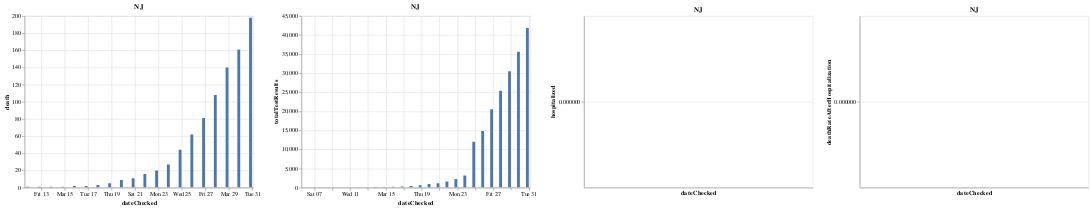

Write notebook code for a chart like this one.
### Code cell
statesStatus('NJ')

### Figure 1 — Vega-Lite specification as saved in the notebook (floating-point values rounded to 4 significant figures)
{"config": {"view": {"continuousWidth": 400, "continuousHeight": 300}}, "hconcat": [{"mark": "bar", "encoding": {"tooltip": [{"type": "quantitative", "field": "date"}, {"type": "nominal", "field": "state"}, {"type": "quantitative", "field": "positive"}, {"type": "quantitative", "field": "negative"}, {"type": "quantitative", "field": "pending"}, {"type": "quantitative", "field": "hospitalized"}, {"type": "quantitative", "field": "death"}, {"type": "quantitative", "field": "total"}, {"type": "nominal", "field": "hash"}, {"type": "nominal", "field": "dateChecked"}, {"type": "quantitative", "field": "totalTestResults"}, {"type": "nominal", "field": "fips"}, {"type": "quantitative", "field": "deathIncrease"}, {"type": "quantitative", "field": "hospitalizedIncrease"}, {"type": "quantitative", "field": "negativeIncrease"}, {"type": "quantitative", "field": "positiveIncrease"}, {"type": "quantitative", "field": "totalTestResultsIncrease"}, {"type": "quantitative", "field": "deathRateAfterHospitalization"}], "x": {"type": "temporal", "field": "dateChecked"}, "y": {"type": "quantitative", "field": "death"}}, "selection": {"selector005": {"type": "interval", "bind": "scales", "encodings": ["x", "y"]}}, "title": "NJ"}, {"mark": "bar", "encoding": {"tooltip": [{"type": "quantitative", "field": "date"}, {"type": "nominal", "field": "state"}, {"type": "quantitative", "field": "positive"}, {"type": "quantitative", "field": "negative"}, {"type": "quantitative", "field": "pending"}, {"type": "quantitative", "field": "hospitalized"}, {"type": "quantitative", "field": "death"}, {"type": "quantitative", "field": "total"}, {"type": "nominal", "field": "hash"}, {"type": "nominal", "field": "dateChecked"}, {"type": "quantitative", "field": "totalTestResults"}, {"type": "nominal", "field": "fips"}, {"type": "quantitative", "field": "deathIncrease"}, {"type": "quantitative", "field": "hospitalizedIncrease"}, {"type": "quantitative", "field": "negativeIncrease"}, {"type": "quantitative", "field": "positiveIncrease"}, {"type": "quantitative", "field": "totalTestResultsIncrease"}, {"type": "quantitative", "field": "deathRateAfterHospitalization"}], "x": {"type": "temporal", "field": "dateChecked"}, "y": {"type": "quantitative", "field": "totalTestResults"}}, "selection": {"selector006": {"type": "interval", "bind": "scales", "encodings": ["x", "y"]}}, "title": "NJ"}, {"mark": "bar", "encoding": {"tooltip": [{"type": "quantitative", "field": "date"}, {"type": "nominal", "field": "state"}, {"type": "quantitative", "field": "positive"}, {"type": "quantitative", "field": "negative"}, {"type": "quantitative", "field": "pending"}, {"type": "quantitative", "field": "hospitalized"}, {"type": "quantitative", "field": "death"}, {"type": "quantitative", "field": "total"}, {"type": "nominal", "field": "hash"}, {"type": "nominal", "field": "dateChecked"}, {"type": "quantitative", "field": "totalTestResults"}, {"type": "nominal", "field": "fips"}, {"type": "quantitative", "field": "deathIncrease"}, {"type": "quantitative", "field": "hospitalizedIncrease"}, {"type": "quantitative", "field": "negativeIncrease"}, {"type": "quantitative", "field": "positiveIncrease"}, {"type": "quantitative", "field": "totalTestResultsIncrease"}, {"type": "quantitative", "field": "deathRateAfterHospitalization"}], "x": {"type": "temporal", "field": "dateChecked"}, "y": {"type": "quantitative", "field": "hospitalized"}}, "selection": {"selector007": {"type": "interval", "bind": "scales", "encodings": ["x", "y"]}}, "title": "NJ"}, {"mark": "bar", "encoding": {"tooltip": [{"type": "quantitative", "field": "date"}, {"type": "nominal", "field": "state"}, {"type": "quantitative", "field": "positive"}, {"type": "quantitative", "field": "negative"}, {"type": "quantitative", "field": "pending"}, {"type": "quantitative", "field": "hospitalized"}, {"type": "quantitative", "field": "death"}, {"type": "quantitative", "field": "total"}, {"type": "nominal", "field": "hash"}, {"type": "nominal", "field": "dateChecked"}, {"type": "quantitative", "field": "totalTestResults"}, {"type": "nominal", "field": "fips"}, {"type": "quantitative", "field": "deathIncrease"}, {"type": "quantitative", "field": "hospitalizedIncrease"}, {"type": "quantitative", "field": "negativeIncrease"}, {"type": "quantitative", "field": "positiveIncrease"}, {"type": "quantitative", "field": "totalTestResultsIncrease"}, {"type": "quantitative", "field": "deathRateAfterHospitalization"}], "x": {"type": "temporal", "field": "dateChecked"}, "y": {"type": "quantitative", "field": "deathRateAfterHospitalization"}}, "selection": {"selector008": {"type": "interval", "bind": "scales", "encodings": ["x", "y"]}}, "title": "NJ"}], "data": {"name": "data-0a21d86340dc8ac03664737a1f135fc6"}, "$schema": "https://vega.github.io/schema/vega-lite/v4.0.2.json", "datasets": {"data-0a21d86340dc8ac03664737a1f135fc6": [{"date": 20200330, "state": "NJ", "positive": 16640.0, "negative": 25220.0, "pending": null, "hospitalized": null, "death": 198.0, "total": 41860, "hash": "b608150f7f58bad4c4e94e88e9335f9388d47bea", "dateChecked": "2020-03-30T20:00:00Z", "totalTestResults": 41860, "fips": "34", "deathIncrease": 37.0, "hospitalizedIncrease": 0.0, "negativeIncrease": 3008.0, "positiveIncrease": 3250.0, "totalTestResultsIncrease": 6258.0, "deathRateAfterHospitalization": null}, {"date": 20200329, "state": "NJ", "positive": 13390.0, "negative": 22220.0, "pending": null, "hospitalized": null, "death": 161.0, "total": 35602, "hash": "5e0cce3ce15a05bc385736f7f690e041feb4f2d9", "dateChecked": "2020-03-29T20:00:00Z", "totalTestResults": 35602, "fips": "34", "deathIncrease": 21.0, "hospitalizedIncrease": 0.0, "negativeIncrease": 2830.0, "positiveIncrease": 2262.0, "totalTestResultsIncrease": 5092.0, "deathRateAfterHospitalization": null}, {"date": 20200328, "state": "NJ", "positive": 11120.0, "negative": 19390.0, "pending": null, "hospitalized": null, "death": 140.0, "total": 30510, "hash": "6b1bd2572fa2c62e810ae1c4e98532c704f1e400", "dateChecked": "2020-03-28T20:00:00Z", "totalTestResults": 30510, "fips": "34", "deathIncrease": 32.0, "hospitalizedIncrease": 0.0, "negativeIncrease": 2839.0, "positiveIncrease": 2299.0, "totalTestResultsIncrease": 5138.0, "deathRateAfterHospitalization": null}, {"date": 20200327, "state": "NJ", "positive": 8825.0, "negative": 16550.0, "pending": null, "hospitalized": null, "death": 108.0, "total": 25372, "hash": "0d39578151f81e5673a2dcc01976b9571e5aa75d", "dateChecked": "2020-03-27T20:00:00Z", "totalTestResults": 25372, "fips": "34", "deathIncrease": 27.0, "hospitalizedIncrease": 0.0, "negativeIncrease": 2886.0, "positiveIncrease": 1949.0, "totalTestResultsIncrease": 4835.0, "deathRateAfterHospitalization": null}, {"date": 20200326, "state": "NJ", "positive": 6876.0, "negative": 13660.0, "pending": null, "hospitalized": null, "death": 81.0, "total": 20537, "hash": "34f7a9a850720f81a711f094945383400616d38d", "dateChecked": "2020-03-26T20:00:00Z", "totalTestResults": 20537, "fips": "34", "deathIncrease": 19.0, "hospitalizedIncrease": 0.0, "negativeIncrease": 3209.0, "positiveIncrease": 2474.0, "totalTestResultsIncrease": 5683.0, "deathRateAfterHospitalization": null}, {"date": 20200325, "state": "NJ", "positive": 4402.0, "negative": 10450.0, "pending": null, "hospitalized": null, "death": 62.0, "total": 14854, "hash": "d30471a7dce5d19a5dfae58a586231e98ec5cd93", "dateChecked": "2020-03-25T20:00:00Z", "totalTestResults": 14854, "fips": "34", "deathIncrease": 18.0, "hospitalizedIncrease": 0.0, "negativeIncrease": 2127.0, "positiveIncrease": 727.0, "totalTestResultsIncrease": 2854.0, "deathRateAfterHospitalization": null}, {"date": 20200324, "state": "NJ", "positive": 3675.0, "negative": 8325.0, "pending": 45.0, "hospitalized": null, "death": 44.0, "total": 12045, "hash": "c6c52e836d2fee611e885afb7e2a185ba929022a", "dateChecked": "2020-03-24T20:00:00Z", "totalTestResults": 12000, "fips": "34", "deathIncrease": 17.0, "hospitalizedIncrease": 0.0, "negativeIncrease": 7966.0, "positiveIncrease": 831.0, "totalTestResultsIncrease": 8797.0, "deathRateAfterHospitalization": null}, {"date": 20200323, "state": "NJ", "positive": 2844.0, "negative": 359.0, "pending": 94.0, "hospitalized": null, "death": 27.0, "total": 3297, "hash": "a87ced5d4bde5f3a8703745bbc9f2c22af017cea", "dateChecked": "2020-03-23T20:00:00Z", "totalTestResults": 3203, "fips": "34", "deathIncrease": 7.0, "hospitalizedIncrease": 0.0, "negativeIncrease": 32.0, "positiveIncrease": 930.0, "totalTestResultsIncrease": 962.0, "deathRateAfterHospitalization": null}, {"date": 20200322, "state": "NJ", "positive": 1914.0, "negative": 327.0, "pending": 49.0, "hospitalized": null, "death": 20.0, "total": 2290, "hash": "0a48105abe9f1a446436c35bebb0773310fcb30f", "dateChecked": "2020-03-22T20:00:00Z", "totalTestResults": 2241, "fips": "34", "deathIncrease": 4.0, "hospitalizedIncrease": 0.0, "negativeIncrease": 33.0, "positiveIncrease": 587.0, "totalTestResultsIncrease": 620.0, "deathRateAfterHospitalization": null}, {"date": 20200321, "state": "NJ", "positive": 1327.0, "negative": 294.0, "pending": 40.0, "hospitalized": null, "death": 16.0, "total": 1661, "hash": "a1e24bdfbb42987e818ae4a8ee876aaf0d545567", "dateChecked": "2020-03-21T20:00:00Z", "totalTestResults": 1621, "fips": "34", "deathIncrease": 5.0, "hospitalizedIncrease": 0.0, "negativeIncrease": 30.0, "positiveIncrease": 437.0, "totalTestResultsIncrease": 467.0, "deathRateAfterHospitalization": null}, {"date": 20200320, "state": "NJ", "positive": 890.0, "negative": 264.0, "pending": 86.0, "hospitalized": null, "death": 11.0, "total": 1240, "hash": "9eaacfa20d2b718bcfd23ad14ec25598cc75dfb7", "dateChecked": "2020-03-20T20:00:00Z", "totalTestResults": 1154, "fips": "34", "deathIncrease": 2.0, "hospitalizedIncrease": 0.0, "negativeIncrease": 54.0, "positiveIncrease": 148.0, "totalTestResultsIncrease": 202.0, "deathRateAfterHospitalization": null}, {"date": 20200319, "state": "NJ", "positive": 742.0, "negative": 210.0, "pending": 74.0, "hospitalized": null, "death": 9.0, "total": 1026, "hash": "f38021db122e71d3d0859c6bcb3138dce12f7583", "dateChecked": "2020-03-19T20:00:00Z", "totalTestResults": 952, "fips": "34", "deathIncrease": 4.0, "hospitalizedIncrease": 0.0, "negativeIncrease": 20.0, "positiveIncrease": 315.0, "totalTestResultsIncrease": 335.0, "deathRateAfterHospitalization": null}, {"date": 20200318, "state": "NJ", "positive": 427.0, "negative": 190.0, "pending": 21.0, "hospitalized": null, "death": 5.0, "total": 638, "hash": "1d6570fedcdce4e3a896dea3ffe6bb960a697892", "dateChecked": "2020-03-18T20:00:00Z", "totalTestResults": 617, "fips": "34", "deathIncrease": 2.0, "hospitalizedIncrease": 0.0, "negativeIncrease": 27.0, "positiveIncrease": 160.0, "totalTestResultsIncrease": 187.0, "deathRateAfterHospitalization": null}, {"date": 20200317, "state": "NJ", "positive": 267.0, "negative": 163.0, "pending": 55.0, "hospitalized": null, "death": 3.0, "total": 485, "hash": "cf3cd5b3b730589fbd3732d947843107ec844efe", "dateChecked": "2020-03-17T20:00:00Z", "totalTestResults": 430, "fips": "34", "deathIncrease": 1.0, "hospitalizedIncrease": 0.0, "negativeIncrease": 43.0, "positiveIncrease": 89.0, "totalTestResultsIncrease": 132.0, "deathRateAfterHospitalization": null}, {"date": 20200316, "state": "NJ", "positive": 178.0, "negative": 120.0, "pending": 20.0, "hospitalized": null, "death": 2.0, "total": 318, "hash": "547266d7f32a4fef36e70f0940bf564ca16005a0", "dateChecked": "2020-03-16T20:00:00Z", "totalTestResults": 298, "fips": "34", "deathIncrease": 0.0, "hospitalizedIncrease": 0.0, "negativeIncrease": 0.0, "positiveIncrease": 80.0, "totalTestResultsIncrease": 80.0, "deathRateAfterHospitalization": null}, {"date": 20200315, "state": "NJ", "positive": 98.0, "negative": 120.0, "pending": 34.0, "hospitalized": null, "death": 2.0, "total": 252, "hash": "4fb7b0656e44dc37a7767730eabcce590399bc46", "dateChecked": "2020-03-15T20:00:00Z", "totalTestResults": 218, "fips": "34", "deathIncrease": 1.0, "hospitalizedIncrease": 0.0, "negativeIncrease": 23.0, "positiveIncrease": 48.0, "totalTestResultsIncrease": 71.0, "deathRateAfterHospitalization": null}, {"date": 20200314, "state": "NJ", "positive": 50.0, "negative": 97.0, "pending": 80.0, "hospitalized": null, "death": 1.0, "total": 227, "hash": "77285acc62233f7638a439fd3259511e613b75a8", "dateChecked": "2020-03-14T20:00:00Z", "totalTestResults": 147, "fips": "34", "deathIncrease": 0.0, "hospitalizedIncrease": 0.0, "negativeIncrease": 0.0, "positiveIncrease": 0.0, "totalTestResultsIncrease": 0.0, "deathRateAfterHospitalization": null}, {"date": 20200313, "state": "NJ", "positive": 50.0, "negative": 97.0, "pending": 80.0, "hospitalized": null, "death": 1.0, "total": 227, "hash": "b90d62b34393a027ee7f3ccd42227a0e77f0ab5c", "dateChecked": "2020-03-13T20:00:00Z", "totalTestResults": 147, "fips": "34", "deathIncrease": 0.0, "hospitalizedIncrease": 0.0, "negativeIncrease": 23.0, "positiveIncrease": 20.0, "totalTestResultsIncrease": 43.0, "deathRateAfterHospitalization": null}, {"date": 20200312, "state": "NJ", "positive": 30.0, "negative": 74.0, "pending": 20.0, "hospitalized": null, "death": 1.0, "total": 124, "hash": "fd237fbcfa02674c128d670b9aba484dd6d56e31", "dateChecked": "2020-03-12T20:00:00Z", "totalTestResults": 104, "fips": "34", "deathIncrease": 0.0, "hospitalizedIncrease": 0.0, "negativeIncrease": 17.0, "positiveIncrease": 6.0, "totalTestResultsIncrease": 23.0, "deathRateAfterHospitalization": null}, {"date": 20200311, "state": "NJ", "positive": 24.0, "negative": 57.0, "pending": 20.0, "hospitalized": null, "death": 1.0, "total": 101, "hash": "0d156c4ee76bd446cec325fb3af4dbd500598eb3", "dateChecked": "2020-03-11T20:00:00Z", "totalTestResults": 81, "fips": "34", "deathIncrease": 1.0, "hospitalizedIncrease": 0.0, "negativeIncrease": 13.0, "positiveIncrease": 9.0, "totalTestResultsIncrease": 22.0, "deathRateAfterHospitalization": null}, {"date": 20200310, "state": "NJ", "positive": 15.0, "negative": 44.0, "pending": 20.0, "hospitalized": null, "death": null, "total": 79, "hash": "193ca4d3523e754f39d086f19aa53ad7413808ea", "dateChecked": "2020-03-10T20:00:00Z", "totalTestResults": 59, "fips": "34", "deathIncrease": 0.0, "hospitalizedIncrease": 0.0, "negativeIncrease": 9.0, "positiveIncrease": 4.0, "totalTestResultsIncrease": 13.0, "deathRateAfterHospitalization": null}, {"date": 20200309, "state": "NJ", "positive": 11.0, "negative": 35.0, "pending": 14.0, "hospitalized": null, "death": null, "total": 60, "hash": "486b8c0adb2c691e8e7f0f6dae3fb1d3a367def8", "dateChecked": "2020-03-09T20:00:00Z", "totalTestResults": 46, "fips": "34", "deathIncrease": 0.0, "hospitalizedIncrease": 0.0, "negativeIncrease": 4.0, "positiveIncrease": 5.0, "totalTestResultsIncrease": 9.0, "deathRateAfterHospitalization": null}, {"date": 20200308, "state": "NJ", "positive": 6.0, "negative": 31.0, "pending": 0.0, "hospitalized": null, "death": null, "total": 37, "hash": "add7ac59302398b9e66f60342bd8b09d2f4fea06", "dateChecked": "2020-03-08T20:00:00Z", "totalTestResults": 37, "fips": "34", "deathIncrease": 0.0, "hospitalizedIncrease": 0.0, "negativeIncrease": 31.0, "positiveIncrease": 2.0, "totalTestResultsIncrease": 33.0, "deathRateAfterHospitalization": null}, {"date": 20200307, "state": "NJ", "positive": 4.0, "negative": null, "pending": 1.0, "hospitalized": null, "death": null, "total": 5, "hash": "04832b31a6af3ab47b4581ba7a63af7b47f99521", "dateChecked": "2020-03-07T21:00:00Z", "totalTestResults": 4, "fips": "34", "deathIncrease": 0.0, "hospitalizedIncrease": 0.0, "negativeIncrease": 0.0, "positiveIncrease": 3.0, "totalTestResultsIncrease": 3.0, "deathRateAfterHospitalization": null}, {"date": 20200306, "state": "NJ", "positive": 1.0, "negative": null, "pending": null, "hospitalized": null, "death": null, "total": 1, "hash": "f1887bafa05767d02e2c80296de2b55300373e95", "dateChecked": "2020-03-06T21:00:00Z", "totalTestResults": 1, "fips": "34", "deathIncrease": 0.0, "hospitalizedIncrease": 0.0, "negativeIncrease": 0.0, "positiveIncrease": 0.0, "totalTestResultsIncrease": 0.0, "deathRateAfterHospitalization": null}, {"date": 20200305, "state": "NJ", "positive": 1.0, "negative": null, "pending": null, "hospitalized": null, "death": null, "total": 1, "hash": "76e041363c09e347fdb9a305e0afd5984d455e96", "dateChecked": "2020-03-05T21:00:00Z", "totalTestResults": 1, "fips": "34", "deathIncrease": null, "hospitalizedIncrease": null, "negativeIncrease": null, "positiveIncrease": null, "totalTestResultsIncrease": null, "deathRateAfterHospitalization": null}]}}
